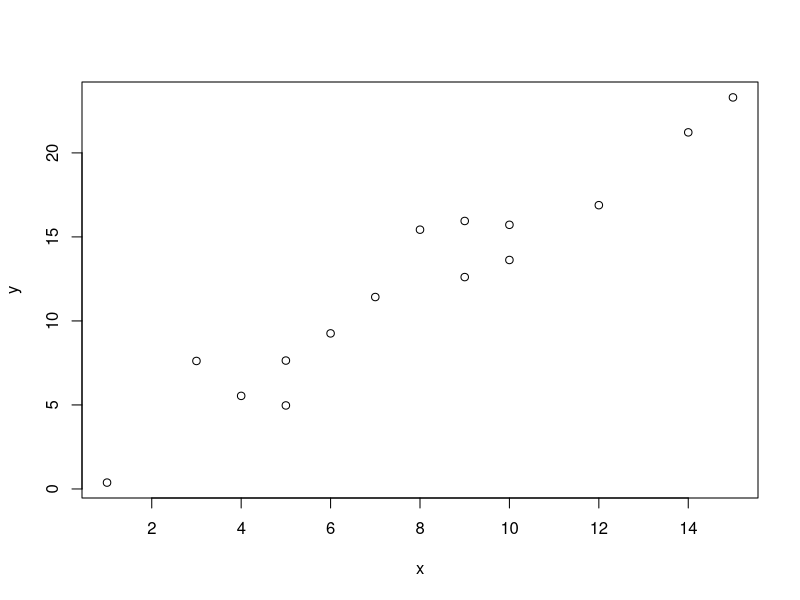

The R source for this figure:
## ---- chunk 1
knitr::opts_chunk$set(echo = TRUE)
## ---- chunk 2
library(knitr)
library(tidyverse)
## ---- chunk 3
set.seed(123)
x <- c(1, 4, 3, 5, 6, 8, 7, 5, 10, 9, 9, 10, 15, 14, 12)
y <- 1.5*x + rnorm(15, 0, 2)
dane <- data.frame(y = y, x = x)
plot(x,y)
## ---- chunk 4
cor(dane$x, dane$y)
## ---- chunk 5
y_srednia <- rep(mean(dane$y), nrow(dane))
y_mediana <- rep(median(dane$y), nrow(dane))
y_max <- rep(max(dane$y), nrow(dane))
y_min <- rep(min(dane$y), nrow(dane))
y_los <- rep(42, nrow(dane))
dane <- cbind(dane, y_srednia, y_mediana, y_max, y_min, y_los)
kable(dane)
## ---- chunk 6
y_zgaduj1 <- rnorm(nrow(dane), mean(dane$y), sd(dane$y))
y_zgaduj2 <- rnorm(nrow(dane), 0, 2)
dane <- cbind(dane, y_zgaduj1, y_zgaduj2)
kable(dane)
## ---- chunk 7
(SS_tot <- sum((dane$y - dane$y_srednia)^2))
## ---- chunk 8
errors <- lapply(dane[, 4:ncol(dane)], FUN = function(x){sum(dane$y - x)^2})
names(errors) <- errors %>% names() %>% lapply(function(x){gsub("y_", "blad_", x)})
errors
## ---- chunk 9
R_kwadrat <- lapply(errors, FUN=function(x){1-x/SS_tot})
R_kwadrat
## ---- chunk 10
model_liniowy <- lm(y ~ x, data = dane)
## ---- chunk 11
(SS_res_lm <- sum((dane$y - model_liniowy$fitted.values)^2))
## ---- chunk 12
1 - SS_res_lm/SS_tot
